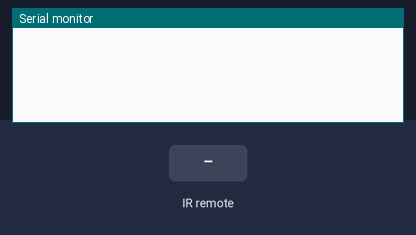
A sketch run on a simulated Arduino Uno, built with avr-gcc and run on an emulated ATmega328P. On the bench: the last lines printed to the serial monitor. The test bench sets the inputs (shaded band).

Above: at 1.2 s.
1.3 s: infrared code 0xFFA05F received
At 1.9 s:
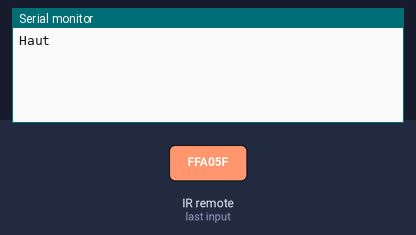
2.8 s: infrared code 0xFF40BF received
At 4.0 s:
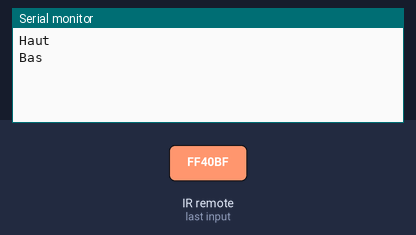
4.3 s: infrared code 0xFF7887 received
At 5.4 s:
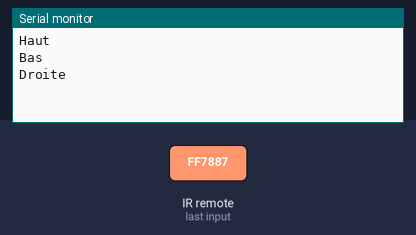
5.8 s: infrared code 0xFF50AF received
At 6.5 s:
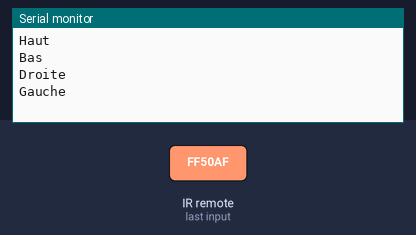

The sketch:

TP4.ino
```cpp
#include <IRremote.h>
#define Pin 8

IRrecv Mon_Cube(Pin);
decode_results Cube_Resultat;

void setup() {
  Serial.begin(9600);
  Mon_Cube.enableIRIn();
}

void loop() {
  if (Mon_Cube.decode(&Cube_Resultat)) {
    //Serial.println(Cube_Resultat.value);
    if(Cube_Resultat.value==16752735){
      Serial.println("Haut");
    }
    else if(Cube_Resultat.value==16728255){
      Serial.println("Bas");
    }
    else if(Cube_Resultat.value==16742535){
      Serial.println("Droite");
    }
    else if(Cube_Resultat.value==16732335){
      Serial.println("Gauche");
    }
    else if(Cube_Resultat.value==4294967295){
      //Serial.println("Appuie continue");
    }
    else{
      Serial.print("Code non reconnu : ");
      Serial.println(Cube_Resultat.value);
    }
    Mon_Cube.resume();
  }
}
```

Measured:
- after the input at 1.3 s, the serial monitor: prints a new line at once (image 1)
- after the input at 2.8 s, the serial monitor: prints a new line at once (image 2)
- after the input at 4.3 s, the serial monitor: prints a new line at once (image 3)
- after the input at 5.8 s, the serial monitor: prints a new line at once (image 4)
